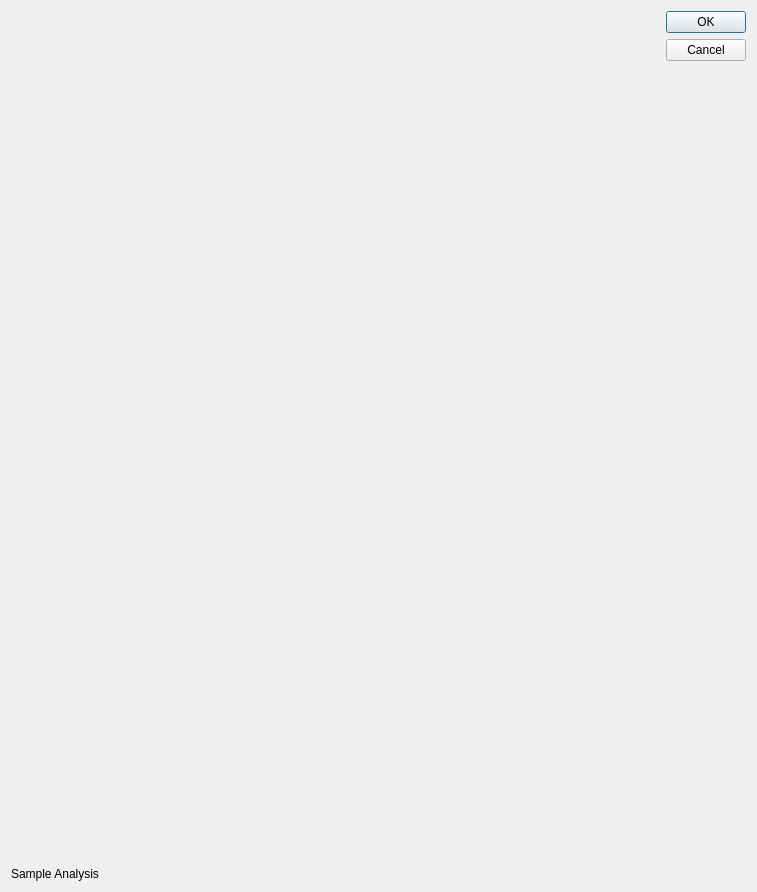
<?xml version="1.0" encoding="UTF-8"?>
<ui version="4.0">
 <class>Dialog</class>
 <widget class="QDialog" name="Dialog">
  <property name="geometry">
   <rect>
    <x>0</x>
    <y>0</y>
    <width>757</width>
    <height>892</height>
   </rect>
  </property>
  <property name="windowTitle">
   <string>Dialog</string>
  </property>
  <layout class="QGridLayout" name="gridLayout">
   <item row="0" column="1">
    <widget class="QDialogButtonBox" name="buttonBox">
     <property name="orientation">
      <enum>Qt::Vertical</enum>
     </property>
     <property name="standardButtons">
      <set>QDialogButtonBox::Cancel|QDialogButtonBox::Ok</set>
     </property>
    </widget>
   </item>
   <item row="0" column="0">
    <widget class="PlotWidget" name="graph" native="true"/>
   </item>
   <item row="1" column="0">
    <widget class="QLabel" name="label">
     <property name="text">
      <string>Sample Analysis</string>
     </property>
    </widget>
   </item>
  </layout>
 </widget>
 <customwidgets>
  <customwidget>
   <class>PlotWidget</class>
   <extends>QWidget</extends>
   <header location="global">pyqtgraph</header>
   <container>1</container>
  </customwidget>
 </customwidgets>
 <resources/>
 <connections>
  <connection>
   <sender>buttonBox</sender>
   <signal>accepted()</signal>
   <receiver>Dialog</receiver>
   <slot>accept()</slot>
   <hints>
    <hint type="sourcelabel">
     <x>248</x>
     <y>254</y>
    </hint>
    <hint type="destinationlabel">
     <x>157</x>
     <y>274</y>
    </hint>
   </hints>
  </connection>
  <connection>
   <sender>buttonBox</sender>
   <signal>rejected()</signal>
   <receiver>Dialog</receiver>
   <slot>reject()</slot>
   <hints>
    <hint type="sourcelabel">
     <x>316</x>
     <y>260</y>
    </hint>
    <hint type="destinationlabel">
     <x>286</x>
     <y>274</y>
    </hint>
   </hints>
  </connection>
 </connections>
</ui>
